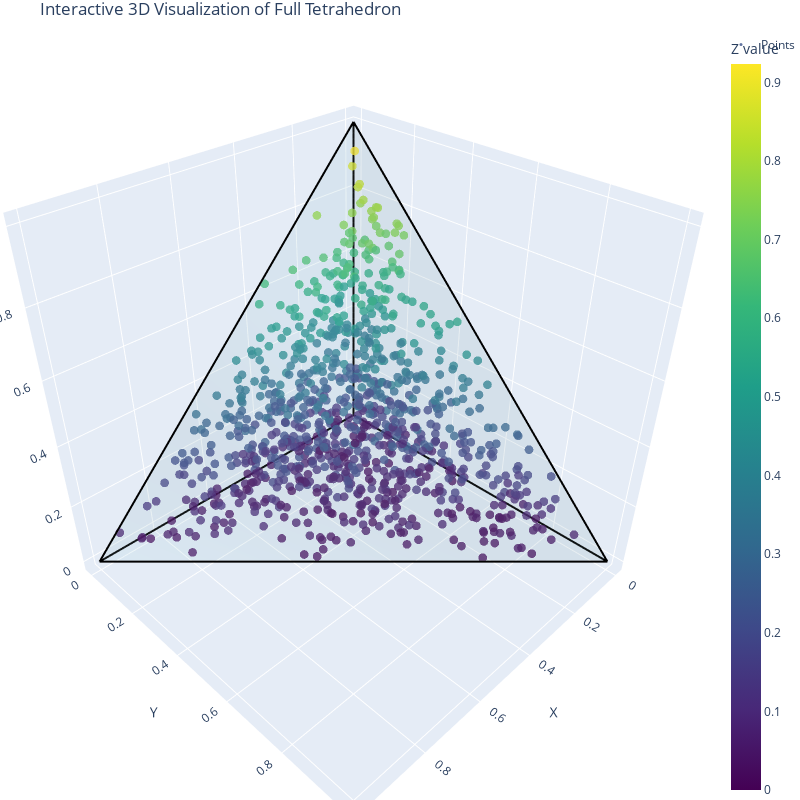

Notebook code for this chart:
### Code cell
# Create figure
fig = go.Figure()

# Add scatter points
fig.add_trace(go.Scatter3d(
    x=x, y=y, z=z,
    mode='markers',
    marker=dict(
        size=3,
        color=z,
        colorscale='Viridis',
        colorbar=dict(title="Z value"),
        opacity=0.8
    ),
    name='Points'
))

# Define the faces of the tetrahedron
faces = [
    [0, 1, 2],  # Base triangle (original simplex)
    [0, 1, 3],  # Side face 1
    [0, 2, 3],  # Side face 2
    [1, 2, 3]   # Side face 3
]

# Add tetrahedron faces as mesh3d
fig.add_trace(go.Mesh3d(
    x=vertices[:, 0],
    y=vertices[:, 1],
    z=vertices[:, 2],
    i=[face[0] for face in faces],
    j=[face[1] for face in faces],
    k=[face[2] for face in faces],
    opacity=0.1,
    color='lightblue',
    name='Tetrahedron'
))

# Add edges for better visibility
for i, j in [(0, 1), (0, 2), (0, 3), (1, 2), (1, 3), (2, 3)]:
    fig.add_trace(go.Scatter3d(
        x=[vertices[i, 0], vertices[j, 0]],
        y=[vertices[i, 1], vertices[j, 1]],
        z=[vertices[i, 2], vertices[j, 2]],
        mode='lines',
        line=dict(color='black', width=4),
        showlegend=False
    ))

# Update layout
fig.update_layout(
    title='Interactive 3D Visualization of Full Tetrahedron',
    scene=dict(
        xaxis_title='X',
        yaxis_title='Y',
        zaxis_title='Z',
        aspectmode='cube'
    ),
    width=800,
    height=800,
    margin=dict(l=0, r=0, b=0, t=30)
)

# Show the figure
fig.show()

### Figure 1 — Plotly figure (JSON) as saved in the notebook; plotly's stock layout.template omitted (floating-point values rounded to 4 significant figures; data arrays with more than 128 entries replaced by an {"elided": "..."} marker saying what was removed)
{"data": [{"marker": {"color": {"elided": "1000 float values"}, "colorbar": {"title": {"text": "Z value"}}, "colorscale": [[0, "#440154"], [0.1111, "#482878"], [0.2222, "#3e4989"], [0.3333, "#31688e"], [0.4444, "#26828e"], [0.5556, "#1f9e89"], [0.6667, "#35b779"], [0.7778, "#6ece58"], [0.8889, "#b5de2b"], [1, "#fde725"]], "opacity": 0.8, "size": 3}, "mode": "markers", "name": "Points", "type": "scatter3d", "x": {"elided": "1000 float values"}, "y": {"elided": "1000 float values"}, "z": {"elided": "1000 float values"}}, {"color": "lightblue", "i": [0, 0, 0, 1], "j": [1, 1, 2, 2], "k": [2, 3, 3, 3], "name": "Tetrahedron", "opacity": 0.1, "type": "mesh3d", "x": [1, 0, 0, 0], "y": [0, 1, 0, 0], "z": [0, 0, 1, 0]}, {"line": {"color": "black", "width": 4}, "mode": "lines", "showlegend": false, "type": "scatter3d", "x": [1, 0], "y": [0, 1], "z": [0, 0]}, {"line": {"color": "black", "width": 4}, "mode": "lines", "showlegend": false, "type": "scatter3d", "x": [1, 0], "y": [0, 0], "z": [0, 1]}, {"line": {"color": "black", "width": 4}, "mode": "lines", "showlegend": false, "type": "scatter3d", "x": [1, 0], "y": [0, 0], "z": [0, 0]}, {"line": {"color": "black", "width": 4}, "mode": "lines", "showlegend": false, "type": "scatter3d", "x": [0, 0], "y": [1, 0], "z": [0, 1]}, {"line": {"color": "black", "width": 4}, "mode": "lines", "showlegend": false, "type": "scatter3d", "x": [0, 0], "y": [1, 0], "z": [0, 0]}, {"line": {"color": "black", "width": 4}, "mode": "lines", "showlegend": false, "type": "scatter3d", "x": [0, 0], "y": [0, 0], "z": [1, 0]}], "layout": {"height": 800, "margin": {"b": 0, "l": 0, "r": 0, "t": 30}, "scene": {"aspectmode": "cube", "xaxis": {"title": {"text": "X"}}, "yaxis": {"title": {"text": "Y"}}, "zaxis": {"title": {"text": "Z"}}}, "title": {"text": "Interactive 3D Visualization of Full Tetrahedron"}, "width": 800}}
